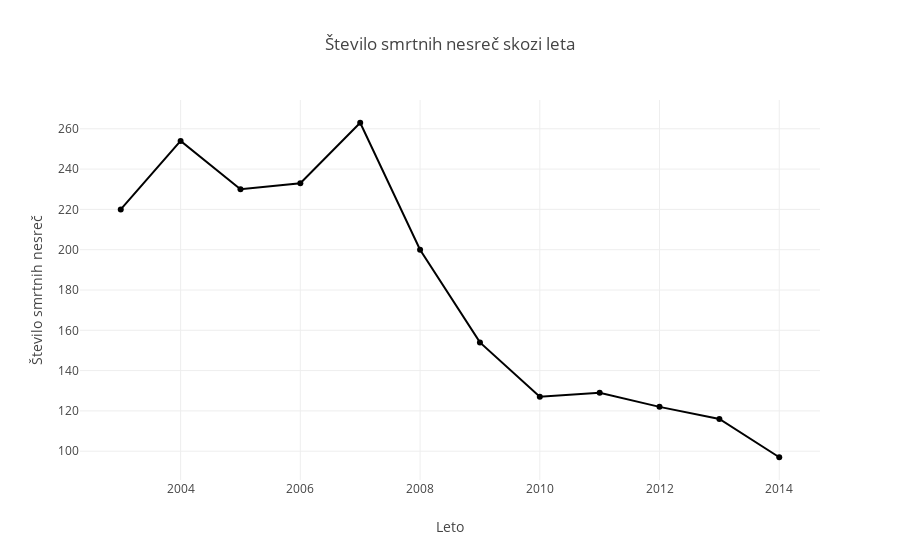

Source (notebook cell):
### Code cell
# Create a trace
trace = go.Scatter(
    x = smrti_sum["leto"],
    y = smrti_sum["st_smrt"],
    marker=dict(
        color='#000000',
    )
)

data = [trace]
layout = go.Layout(
    title="Število smrtnih nesreč skozi leta",
    xaxis=dict(
        title="Leto"
    ),
    yaxis=dict(
        title="Število smrtnih nesreč"
    )
)
fig = go.Figure(data=data, layout=layout)
iplot(fig, filename='basic-line')

### Figure 1 — Plotly figure (JSON) as saved in the notebook; plotly's stock layout.template omitted (floating-point values rounded to 4 significant figures)
{"data": [{"marker": {"color": "#000000"}, "type": "scatter", "x": [2014, 2013, 2012, 2011, 2010, 2009, 2008, 2007, 2006, 2005, 2004, 2003], "y": [97, 116, 122, 129, 127, 154, 200, 263, 233, 230, 254, 220]}], "layout": {"title": "Število smrtnih nesreč skozi leta", "xaxis": {"title": "Leto"}, "yaxis": {"title": "Število smrtnih nesreč"}}}
